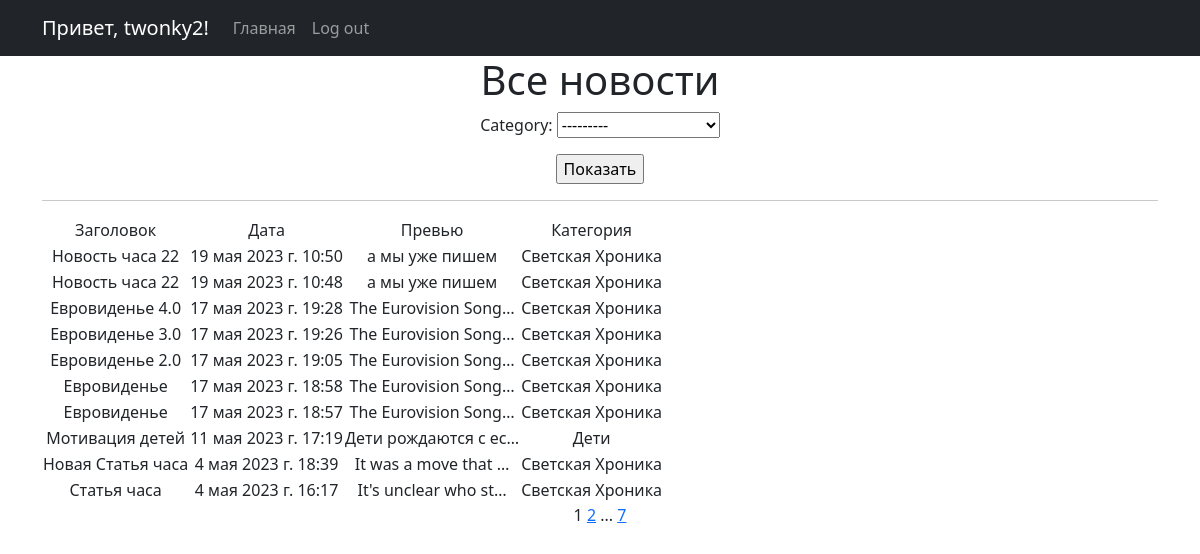
Page /news/ (signed in) on the committed database.
### News_Portal/models.py (models this page shows, shortened)
class Post(models.Model):
    author = models.ForeignKey(Author, on_delete=models.CASCADE)
    type = models.CharField(max_length=2, choices=TYPES, default="news")
    creation_time = models.DateTimeField(auto_now_add=True)
    category = models.ManyToManyField(Category, through="PostCategory")
    title = models.CharField(max_length=255, default="Новость часа")
    text = models.TextField(default="а мы уже пишем")
    rating = models.FloatField(default=0.0)

class Category(models.Model):
    category_name = models.CharField(max_length=30, default="", unique=True)
    def __str__(self):
        return f"{self.category_name}"

### News_Portal/views.py (the view)
# urls.py: path("", NewsList.as_view(), name="news_list"),
class NewsList(ListView, LoginRequiredMixin):
    model = Post
    ordering = "-creation_time"
    template_name = "news.html"
    context_object_name = "news"
    paginate_by = 10
    def get_context_data(self, **kwargs):
        context = super().get_context_data(**kwargs)
        context["time_now"] = datetime.utcnow()
        context["next_sale"] = None
        context["filterset"] = self.filterset
        context["is_not_author"] = not self.request.user.groups.filter(
            name="author"
        ).exists()
        context["form"] = CategorySelectForm()
        return context
    def get_queryset(self):
        queryset = super().get_queryset()
        self.filterset = PostFilter(self.request.GET, queryset)
        qs = self.filterset.qs
        category_form = CategorySelectForm(self.request.GET)
        if category_form.is_valid():
            qs = qs.filter(category=category_form.cleaned_data["category"])
        return qs

### News_Portal/forms.py
class CategorySelectForm(forms.Form):
    category = ModelChoiceField(queryset=Category.objects.all())

### News_Portal/templatetags/custom_filters.py (called while the page is built)
@register.filter()
def censor(text):
    if not isinstance(text, str):
        raise ValueError("мы только тексты цензурируем в нашей редакции")
    for bad_word in BANNED_WORDS:
        if bad_word in text:
            censored = bad_word[0] + ("*" * (len(bad_word) - 1))
            text = text.replace(bad_word, censored)
        if bad_word.capitalize() in text:
            censored = bad_word[0].capitalize() + ("*" * (len(bad_word) - 1))
            text = text.replace(bad_word, censored)
    return text

### News_Portal/templates/news.html (shortened to what this page needs)
{% extends 'flatpages/default.html' %}
{% load custom_filters %}
{% block content %}
   <h1>Все новости</h1>
    <form action="/news/" method="get">
        {{ form.as_p }}
        <input type="submit" value="Показать" />
    </form>
   <hr>
   {% if news %}
       <table>
           <tr>
               <td>Заголовок</td>
               <td>Дата</td>
               <td>Превью</td>
               <td>Категория</td>
           </tr>
           {% for post in news %}
           <tr>
               <td>{{ post.title|censor }}</td>
               <td>{{ post.creation_time }}</td>
               <td>{{ post.text|truncatechars:20|censor }}</td>
               <td>{% for category in post.category.all %} {{ category }} {% endfor %}</td>
           </tr>
           {% endfor %}
       </table>
   {% else %}
       <h2>Новостей нет!</h2>
   {% endif %}
   {{ page_obj.number }}
   {% if page_obj.has_next %}
       <a href="?page={{ page_obj.next_page_number }}">{{ page_obj.next_page_number }}</a>
       {% if paginator.num_pages != page_obj.next_page_number %}
           ...
           <a href="?page={{ page_obj.paginator.num_pages }}">{{ page_obj.paginator.num_pages }}</a>
       {% endif %}
   {% endif %}
{% endblock content %}

### News_Portal/templates/flatpages/default.html (shortened to what this page needs)
<!DOCTYPE html>
<html lang="en">
    <head>
        {% load static %}
        <link href="{% static 'css/styles.css' %}" rel="stylesheet" />
    </head>
    <body>
        <nav class="navbar navbar-expand-lg navbar-dark bg-dark static-top">
           <div class="container">
               {% if request.user.is_anonymous %}
                    <a class="navbar-brand" href="#">Привет, аноним!</a>
               {% else %}
                    <a class="navbar-brand" href="/profile">Привет, {{ request.user.username }}!</a>
               {% endif %}
               <div class="collapse navbar-collapse" id="navbarResponsive">
                   <ul class="navbar-nav ml-auto">
                       <li class="nav-item active">
                           <a class="nav-link" href="/news">Главная</a>
                       </li>
                       <li class="nav-item active">
                           {% if request.user.is_anonymous %}
                                <a class="nav-link" href="/accounts/login">Log in</a>
                           {% else %}
                                <a class="nav-link" href="/sign/logout">Log out</a>
                           {% endif %}
                       </li>
                   </ul>
               </div>
           </div>
        </nav>
        <div class="container">
           <div class="row">
               <div class="col-lg-12 text-center">
                   {% block content %}{% endblock content %}
               </div>
           </div>
        </div>
    </body>
</html>

### rows in the picture
Post: title|censor "Новость часа 22", creation_time "19 мая 2023 г. 10:50", text|censor "а мы уже пишем"
Category: category_name "Светская Хроника"
Post: title|censor "Новость часа 22", creation_time "19 мая 2023 г. 10:48", text|censor "а мы уже пишем"
Post: title|censor "Евровиденье 4.0", creation_time "17 мая 2023 г. 19:28", text|censor "The Eurovision Song…"
Post: title|censor "Евровиденье 3.0", creation_time "17 мая 2023 г. 19:26", text|censor "The Eurovision Song…"
Post: title|censor "Евровиденье 2.0", creation_time "17 мая 2023 г. 19:05", text|censor "The Eurovision Song…"
Post: title|censor "Евровиденье", creation_time "17 мая 2023 г. 18:58", text|censor "The Eurovision Song…"
Post: title|censor "Евровиденье", creation_time "17 мая 2023 г. 18:57", text|censor "The Eurovision Song…"
Post: title|censor "Мотивация детей", creation_time "11 мая 2023 г. 17:19", text|censor "Дети рождаются с ес…"
Category: category_name "Дети"
Post: title|censor "Новая Статья часа", creation_time "4 мая 2023 г. 18:39", text|censor "It was a move that …"
Post: title|censor "Статья часа", creation_time "4 мая 2023 г. 16:17", text|censor "It's unclear who st…"

### other values in the picture
{{ request.user.username }} "twonky2"
{{ page_obj.number }} "1"
{{ page_obj.next_page_number }} "2"
{{ page_obj.paginator.num_pages }} "7"
